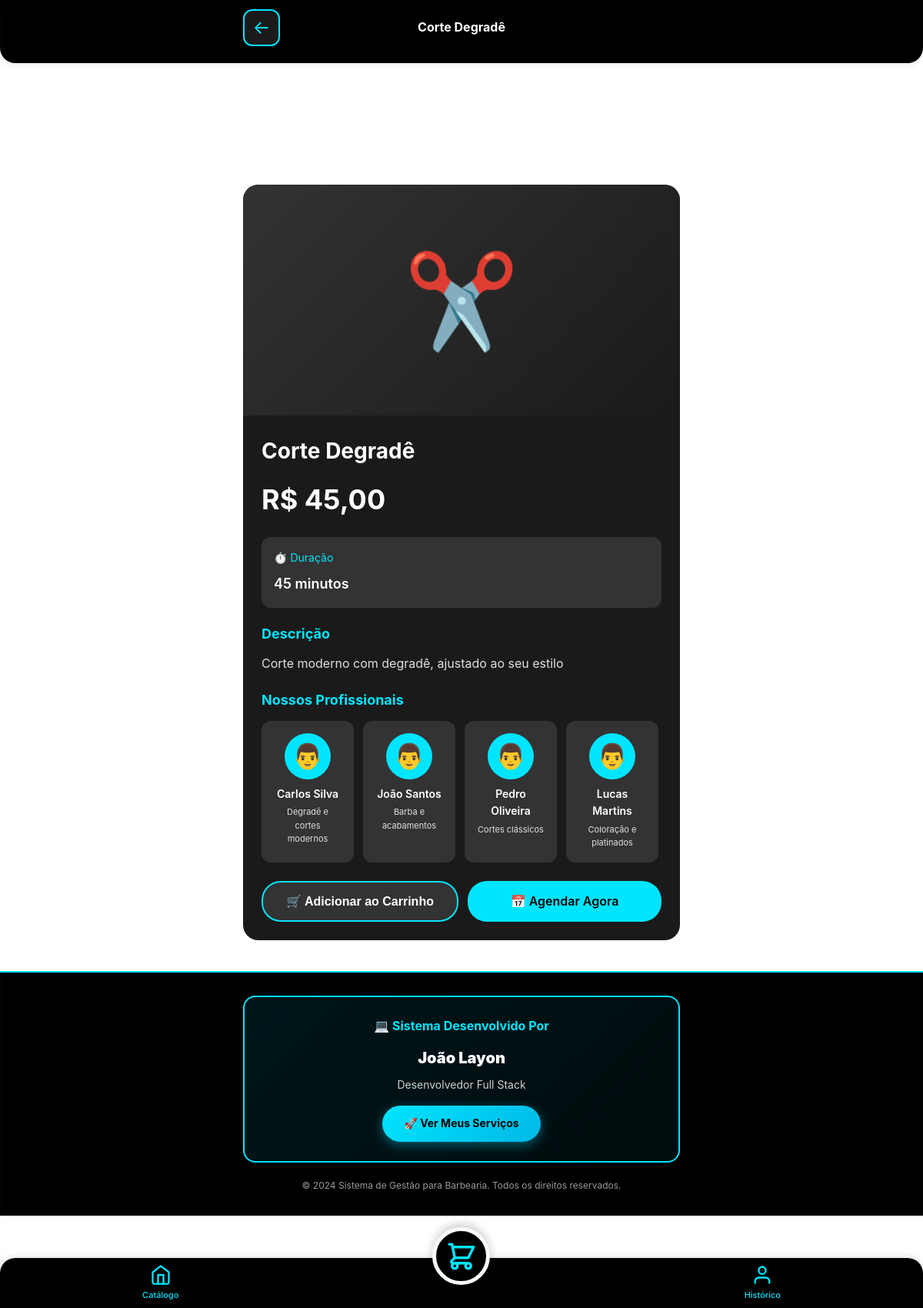
The page /servico/1 on the database its author committed.
### tables this page shows
CREATE TABLE servicos (
            id INTEGER PRIMARY KEY AUTOINCREMENT,
            nome TEXT NOT NULL,
            descricao TEXT,
            preco REAL NOT NULL,
            duracao_minutos INTEGER DEFAULT 30,
            imagem TEXT,
            categoria_id INTEGER,
            ativo INTEGER DEFAULT 1,
            destaque INTEGER DEFAULT 0,
            promocao INTEGER DEFAULT 0,
            preco_promocional REAL,
            FOREIGN KEY (categoria_id) REFERENCES categorias(id)
        );

CREATE TABLE barbeiros (
            id INTEGER PRIMARY KEY AUTOINCREMENT,
            nome TEXT NOT NULL,
            foto TEXT,
            especialidade TEXT,
            telefone TEXT,
            email TEXT,
            comissao_tipo TEXT DEFAULT 'percentual' CHECK (comissao_tipo IN ('percentual', 'fixa')),
            comissao_valor REAL DEFAULT 50.0,
            ativo INTEGER DEFAULT 1,
            data_cadastro TEXT DEFAULT CURRENT_TIMESTAMP
        );

### app.py (the view)
@app.route('/servico/<int:servico_id>')
def servico_detalhes(servico_id):
    conn = db.get_db_connection()
    cursor = conn.cursor()
    cursor.execute('''SELECT s.*, c.nome as categoria_nome FROM servicos s
                     LEFT JOIN categorias c ON s.categoria_id = c.id
                     WHERE s.id = ?''', (servico_id,))
    servico = cursor.fetchone()
    cursor.execute('SELECT * FROM barbeiros WHERE ativo = 1')
    barbeiros = cursor.fetchall()
    conn.close()
    carrinho_count = sum(item.get('quantidade', 1) for item in session.get('carrinho', []))
    return render_template('servico.html',
                          servico=servico,
                          barbeiros=barbeiros,
                          carrinho_count=carrinho_count)

### app.py (called while the page is built)
def get_configuracoes():
    conn = db.get_db_connection()
    cursor = conn.cursor()
    cursor.execute('SELECT * FROM configuracoes')
    configs_raw = cursor.fetchall()
    conn.close()
    configs = {}
    for config in configs_raw:
        configs[config['chave']] = config['valor']
    return configs

@app.context_processor
def inject_configs():
    return dict(site_config=get_configuracoes())

@app.template_filter('currency')
def currency_filter(value):
    return f"R$ {value:,.2f}".replace(',', 'X').replace('.', ',').replace('X', '.')

### database.py (called while the page is built)
def get_db_connection():
    conn = sqlite3.connect(DB_PATH)
    conn.row_factory = sqlite3.Row
    return conn

### templates/servico.html (shortened to what this page needs)
{% extends "base.html" %}
{% block content %}
<header>
    <div class="container">
        <div class="header-top">
            <a href="/" class="menu-btn" style="text-decoration: none;">←</a>
            <div class="logo-container">
                <div class="logo-text">{{ servico.nome }}</div>
            </div>
        </div>
    </div>
</header>
<main class="container" style="margin-top: 20px;">
    <div style="background: var(--cinza-escuro); border-radius: 20px; overflow: hidden; margin-bottom: 20px;">
        <div style="height: 300px; background: linear-gradient(135deg, var(--cinza-medio) 0%, var(--cinza-escuro) 100%); display: flex; align-items: center; justify-content: center; font-size: 120px; color: var(--azul-neon); position: relative; overflow: hidden;">
            {% if servico.imagem %}
            <img src="{{ servico.imagem }}" alt="{{ servico.nome }}" style="width: 100%; height: 100%; object-fit: cover; position: absolute; top: 0; left: 0;">
            {% else %}
            ✂️
            {% endif %}
        </div>
        <div style="padding: 24px;">
            <h1 style="font-size: 28px; margin-bottom: 12px;">{{ servico.nome }}</h1>
            {% if servico.promocao and servico.preco_promocional %}
            <div style="margin-bottom: 20px;">
                <span class="preco-antigo" style="font-size: 18px;">{{ servico.preco|currency }}</span>
                <div class="produto-preco" style="font-size: 36px;">{{ servico.preco_promocional|currency }}</div>
                <div class="badge-promocao" style="display: inline-block; margin-top: 8px;">PROMOÇÃO ATIVA</div>
            </div>
            {% else %}
            <div class="produto-preco" style="font-size: 36px; margin-bottom: 20px;">{{ servico.preco|currency }}</div>
            {% endif %}
            <div style="background: var(--cinza-medio); padding: 16px; border-radius: 12px; margin-bottom: 20px;">
                <div style="font-size: 14px; color: var(--azul-neon); margin-bottom: 8px;">⏱️ Duração</div>
                <div style="font-size: 18px; font-weight: 600;">{{ servico.duracao_minutos }} minutos</div>
            </div>
            {% if servico.descricao %}
            <div style="margin-bottom: 20px;">
                <h3 style="font-size: 18px; color: var(--azul-neon); margin-bottom: 12px;">Descrição</h3>
                <p style="line-height: 1.6; color: var(--cinza-claro);">{{ servico.descricao }}</p>
            </div>
            {% endif %}
            <div style="margin-bottom: 20px;">
                <h3 style="font-size: 18px; color: var(--azul-neon); margin-bottom: 12px;">Nossos Profissionais</h3>
                <div style="display: flex; gap: 12px; overflow-x: auto;">
                    {% for barbeiro in barbeiros %}
                    <div style="min-width: 120px; background: var(--cinza-medio); padding: 16px; border-radius: 12px; text-align: center;">
                        <div style="width: 60px; height: 60px; background: var(--azul-neon); border-radius: 50%; margin: 0 auto 8px; display: flex; align-items: center; justify-content: center; font-size: 32px;">👨</div>
                        <div style="font-size: 14px; font-weight: 600;">{{ barbeiro.nome }}</div>
                        {% if barbeiro.especialidade %}
                        <div style="font-size: 11px; color: var(--cinza-claro); margin-top: 4px;">{{ barbeiro.especialidade }}</div>
                        {% endif %}
                    </div>
                    {% endfor %}
                </div>
            </div>
            <div style="display: flex; gap: 12px; margin-top: 24px;">
                <button onclick="adicionarAoCarrinho('servico', {{ servico.id }})" class="btn btn-secondary" style="flex: 1;">
                    🛒 Adicionar ao Carrinho
                </button>
                <a href="/agendamento?servico_id={{ servico.id }}" class="btn btn-primary" style="flex: 1;">
                    📅 Agendar Agora
                </a>
            </div>
        </div>
    </div>
</main>
{% endblock %}

### static/css/style.css (style rules this page uses)
:root { --preto: #000000; --azul-neon: #00E5FF; --azul-neon-escuro: #00B8E6; --cinza-escuro: #1a1a1a; --cinza-medio: #333333; --branco: #FFFFFF; --cinza-claro: #E0E0E0; --verde-neon: #00FF88; --vermelho-neon: #FF1166; --amarelo-neon: #FFD700; }
* { margin: 0; padding: 0; box-sizing: border-box; }
body { font-family: -apple-system, BlinkMacSystemFont, 'Segoe UI', Roboto, Oxygen, Ubuntu, Cantarell, sans-serif; background-color: #FFFFFF; background: #FFFFFF; color: #000000; line-height: 1.6; padding-bottom: 120px; padding-top: 220px; }
.container { max-width: 600px; margin: 0 auto; padding: 0 16px; }
main { background: #FFFFFF; color: #000000; }
main h1, main h2, main h3, main h4, main h5, main h6, main p, main span, main label, main div { color: #000000; }
header { background: #000000; padding: 12px 0; z-index: 100; box-shadow: 0 2px 10px rgba(0, 0, 0, 0.1); border-radius: 0 0 20px 20px; position: fixed; top: 0; left: 0; right: 0; transition: all 0.3s ease; }
.header-top { display: flex; justify-content: space-between; align-items: center; margin-bottom: 10px; }
.logo-container { display: flex; flex-direction: column; align-items: center; flex: 1; }
.logo-text { font-size: 16px; font-weight: 700; color: #FFFFFF; text-align: center; }
.menu-btn { background: var(--cinza-escuro); border: 2px solid var(--azul-neon); color: var(--azul-neon); width: 48px; height: 48px; border-radius: 12px; font-size: 24px; cursor: pointer; display: flex; align-items: center; justify-content: center; transition: all 0.3s ease; }
.produto-preco { font-size: 16px; font-weight: 700; color: var(--azul-neon); }
.btn { padding: 14px 24px; border-radius: 25px; border: none; font-size: 16px; font-weight: 600; cursor: pointer; transition: all 0.3s ease; text-decoration: none; display: inline-block; text-align: center; }
.btn-primary { background: var(--azul-neon); color: var(--preto); }
.btn-secondary { background: var(--cinza-medio); color: var(--branco); border: 2px solid var(--azul-neon); }
[style*="background: var(--cinza-escuro)"] *:not(input):not(select):not(textarea):not(.btn), [style*="background: #1a1a1a"] *:not(input):not(select):not(textarea):not(.btn) { color: #FFFFFF; }

### rows shown on the page
servicos: nome "Corte Degradê", preco "R$ 45,00", duracao_minutos "45", descricao "Corte moderno com degradê, ajustado ao seu estilo"
barbeiros: nome "Carlos Silva", especialidade "Degradê e cortes modernos"
barbeiros: nome "João Santos", especialidade "Barba e acabamentos"
barbeiros: nome "Pedro Oliveira", especialidade "Cortes clássicos"
barbeiros: nome "Lucas Martins", especialidade "Coloração e platinados"
